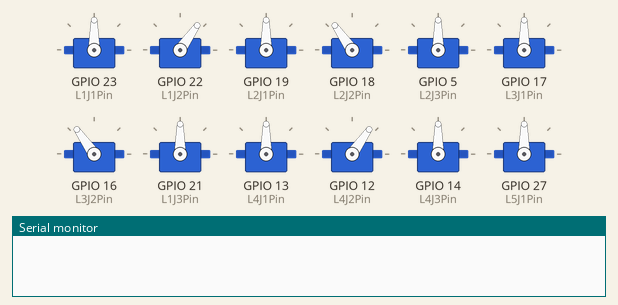
The program below on a simulated ESP32. Parts: 12 × servo, the last lines printed to the serial monitor.

Above: at 0.4 s.
At 2.5 s:
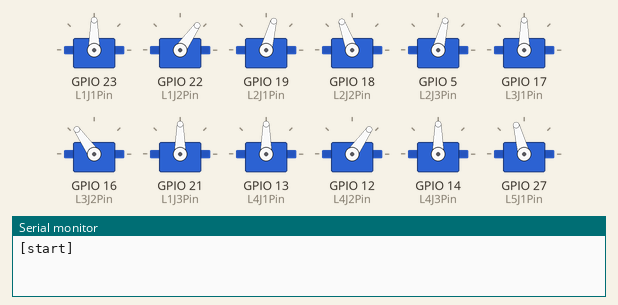
At 3.4 s:
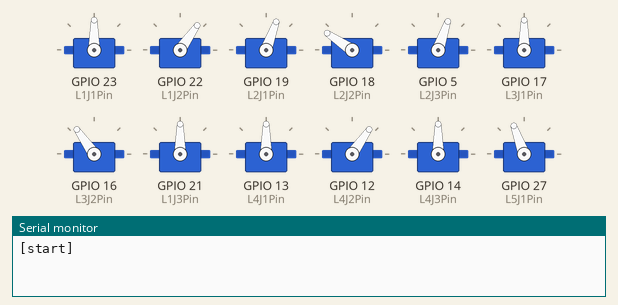
At 4.0 s:
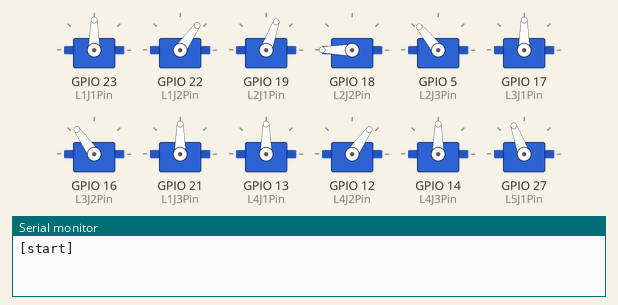
At 4.5 s:
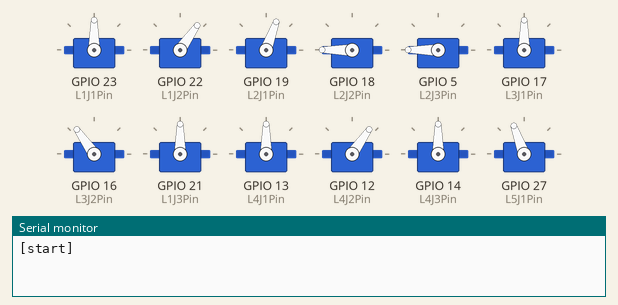
Timing chart, 0 to 6.0 s (numbered marks = the images above):
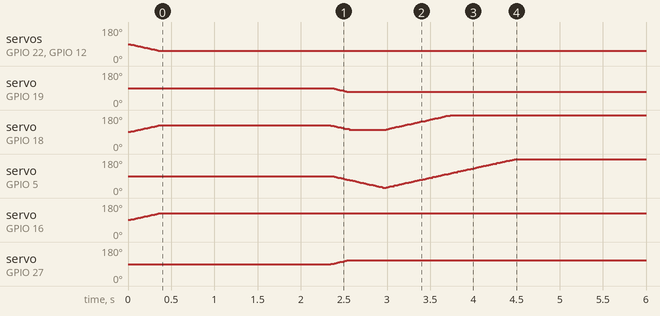

The program:

main.cpp
```cpp
// CO-ORDINATE SYSTEM
//          x
//          ^
//          |
//          |
// y <------o
// +ve z = OUT OF SCREEN

// LEG CONFIGURATION
//
//        FRONT
// L3-------|-------L4
// L2-------|-------L5
// L1-------|-------L6
//
// https://youtu.be/HjmIOKSp7v4
//
#include <Arduino.h>
#ifdef ESP32
#include <ESP32Servo.h>
#endif

// Debug
#define DEBUG
#ifdef DEBUG
#define DEBUG_PRINTL(x) Serial.println(x)
#define DEBUG_PRINT(x) Serial.print(x)
#else
#define DEBUG_PRINTL(x)
#define DEBUG_PRINT(x)
#endif

// Constants
const double J1L = 33.0;
const double J2L = 46.0;
const double J3L = 82.0;

const double Y_Rest = 40.0;
const double Z_Rest = -48.0;

const double J3_LegAngle = 10;
const double lines[][3] = {{0.0, 0.0, 0.0},

                           {-30.0, 40.0, 20.0},
                           {-30.0, 40.0, -20.0},
                           {60.0, 40.0, -20.0},
                           {60.0, 60.0, 20.0},

                           {-30.0, 30.0, 20.0},
                           {-30.0, 30.0, -20.0},
                           {60.0, 30.0, -20.0},
                           {60.0, 50.0, 20.0},

                           {-30.0, 20.0, 20.0},
                           {-30.0, 20.0, -20.0},
                           {60.0, 20.0, -20.0},
                           {60.0, 40.0, 20.0},

                           {-30.0, 10.0, 20.0},
                           {-30.0, 10.0, -20.0},
                           {60.0, 10.0, -20.0},
                           {60.0, 30.0, 20.0},

                           {-30.0, 0.0, 20.0},
                           {-30.0, 0.0, -20.0},
                           {60.0, 0.0, -20.0},
                           {60.0, 20.0, 20.0},

                           {-30.0, 40.0, 20.0},
                           {-30.0, 40.0, -20.0},
                           {-30.0, 0.0, -20.0},
                           {-30.0, 20.0, 20.0},

                           {-20.0, 40.0, 20.0},
                           {-20.0, 40.0, -20.0},
                           {-20.0, 0.0, -20.0},
                           {-20.0, 20.0, 20.0},

                           {-10.0, 40.0, 20.0},
                           {-10.0, 40.0, -20.0},
                           {-10.0, 0.0, -20.0},
                           {-10.0, 20.0, 20.0},

                           {0.0, 40.0, 20.0},
                           {0.0, 40.0, -20.0},
                           {0.0, 0.0, -20.0},
                           {0.0, 20.0, 20.0},

                           {10.0, 40.0, 20.0},
                           {10.0, 40.0, -20.0},
                           {10.0, 0.0, -20.0},
                           {10.0, 20.0, 20.0},

                           {20.0, 40.0, 0.0},
                           {20.0, 40.0, -20.0},
                           {20.0, 0.0, -20.0},
                           {20.0, 20.0, 0.0},

                           {30.0, 40.0, 0.0},
                           {30.0, 40.0, -20.0},
                           {30.0, 0.0, -20.0},
                           {30.0, 20.0, 0.0},

                           {40.0, 40.0, 0.0},
                           {40.0, 40.0, -20.0},
                           {40.0, 0.0, -20.0},
                           {40.0, 20.0, 0.0},

                           {50.0, 40.0, 0.0},
                           {50.0, 40.0, -20.0},
                           {50.0, 0.0, -20.0},
                           {50.0, 20.0, 0.0},

                           {60.0, 40.0, 0.0},
                           {60.0, 40.0, -20.0},
                           {60.0, 0.0, -20.0},
                           {60.0, 20.0, 0.0},

                           {0.0, 0.0, 0.0}};

// ##### ##### ##### ##### ##### ##### ##### ##### ##### JOINT CLASS
class Joint {
 private:
  int angle;
  unsigned long prevTime;

 public:
  bool Inverted;
  int8_t AngleOffset;

  // CTOR
  Joint() :angle(90),Inverted(false),AngleOffset(0){
  }

  // Methods
  void Setup(uint8_t Pin, bool I = false, int8_t Ao = 0) {
    _Pin = Pin;
    Inverted = I;
    AngleOffset = Ao;
    _Servo.attach(_Pin, 500, 2500);
    _Servo.write(angle = 90);
    prevTime = millis();
  }

  bool Update(int targetAngle, unsigned long __angleTimeGap = 10) {
    //Serial.println(targetAngle);
    if (angle == targetAngle) {
      return true;
    }

    if (millis() - prevTime >= __angleTimeGap) {
      prevTime = millis();
      if (targetAngle < angle) {
        angle--;
        if (angle < 0) angle = 0;
      } else {
        angle++;
        if (angle > 180) angle = 180;
      }
      if (Inverted) {
        _Servo.write(180 - angle + AngleOffset);
      } else {
        _Servo.write(angle + AngleOffset);
      }
    }
    return false;
  }

 private:
  // Variables
  Servo _Servo;
  uint8_t _Pin;
};

// ##### ##### ##### ##### ##### ##### ##### ##### ##### LEG CLASS
class Leg {
 public:
  // CTOR
  Leg(): doIK(true),_LegAngle(0) {
  }

  // THE OFFSETS ALLOW ALL THE LEGS TO 'REST'
  // AT THE SAME PLACE RELATIVE TO J1, THE ANGLE
  // ALLOWS THEM TO MOVE IN THE SAME XY PLANE
  void Setup(double Angle=0) {
    _LegAngle = Angle;
    doIK = true;
  }

  bool CartesianMove(double X, double Y, double Z, Joint *Joint1, Joint *Joint2, Joint *Joint3) {
    if (doIK) {
      // Apply XYZ Offsets
      Y += Y_Rest;
      Z += Z_Rest;

      // Pivot by angle
      if (_LegAngle != 0) {
        double aR = _LegAngle / (180 / PI);
        double xn = ((X * cos(aR)) - (Y * sin(aR)));
        double yn = ((Y * cos(aR)) + (X * sin(aR)));

        X = xn;
        Y = yn;
      }
      // CALCULATE INVERSE KINEMATIC SOLUTION
      J1 = atan(X / Y) * (180 / PI);
      double H = sqrt((Y * Y) + (X * X))+J1L;
      double L = sqrt((H * H) + (Z * Z));
      J3 = acos(((J2L * J2L) + (J3L * J3L) - (L * L)) / (2 * J2L * J3L)) * (180 / PI);
      double B = acos(((L * L) + (J2L * J2L) - (J3L * J3L)) / (2 * L * J2L)) * (180 / PI);
      double A = atan(Z / H) * (180 / PI);  // BECAUSE Z REST IS NEGATIVE, THIS RETURNS A NEGATIVE VALUE
      J2 = (B + A);                         // BECAUSE 'A' IS NEGATIVE AT REST WE NEED TO INVERT '-' TO '+'
      doIK = false;
    }
    //
    bool l = true;
    if (!doIK) {
      l &= Joint1->Update(90 - J1);
      l &= Joint2->Update(90 - J2);
      l &= Joint3->Update(J3 + J3_LegAngle);
      if (l) doIK = true;
    }

    return l;
  }

 private:
  // Variables
  double _LegAngle;
  bool doIK;
  double J1;
  double J2;
  double J3;
};

// ##### ##### ##### ##### ##### ##### ##### ##### ##### MAIN
// Servo pins
#ifdef ESP32
#define L1J1Pin 23
#define L1J2Pin 22
#define L1J3Pin L3J3Pin

#define L2J1Pin 19
#define L2J2Pin 18
#define L2J3Pin 5

#define L3J1Pin 17
#define L3J2Pin 16
#define L3J3Pin 21

#define L4J1Pin 13
#define L4J2Pin 12
#define L4J3Pin 14

#define L5J1Pin 27
#define L5J2Pin 26
#define L5J3Pin 25

#define L6J1Pin 4
#define L6J2Pin 2
#define L6J3Pin L4J3Pin
#endif // ESP32

// Legs
Leg L1;
Leg L2;
Leg L3;
Leg L4;
Leg L5;
Leg L6;

// Joints
Joint L1J1;
Joint L1J2;

Joint L2J1;
Joint L2J2;
Joint L2J3;

Joint L3J1;
Joint L3J2;
Joint L3J3;

Joint L4J1;
Joint L4J2;
Joint L4J3;

Joint L5J1;
Joint L5J2;
Joint L5J3;

Joint L6J1;
Joint L6J2;

// Joint Variables
double AXAct = 0.0;
double AYAct = 0.0;
double AZAct = 0.0;

uint8_t commandStep = 0;

void loop() {
  const int lastLine = 61;
  bool stepComplete = true;

  // stepComplete &= L1.CartesianMove(AXAct, AYAct, AZAct, &L1J1, &L1J2, &L4J3);
  stepComplete &= L2.CartesianMove(AXAct, AYAct, AZAct, &L2J1, &L2J2, &L2J3);
  // stepComplete &= L3.CartesianMove(AXAct, AYAct, AZAct, &L3J1, &L3J2, &L3J3);
  // stepComplete &= L4.CartesianMove(AXAct, AYAct, AZAct, &L4J1, &L4J2, &L4J3);
  stepComplete &= L5.CartesianMove(AXAct, AYAct, AZAct, &L5J1, &L5J2, &L5J3);
  // stepComplete &= L6.CartesianMove(AXAct, AYAct, AZAct, &L6J1, &L6J2, &L3J3);

  if (stepComplete) {
    commandStep++;
    if (commandStep > lastLine) {
      commandStep = 0;
      while (1)
        ;
      return;
    }
    AXAct = lines[commandStep][0];
    AYAct = lines[commandStep][1];
    AZAct = lines[commandStep][2];
    // DEBUG_PRINT("xMove: ");
    // DEBUG_PRINTL(AXAct);
    // DEBUG_PRINT("yMove: ");
    // DEBUG_PRINTL(AYAct);
    // DEBUG_PRINT("zMove: ");
    // DEBUG_PRINTL(AZAct);
    // DEBUG_PRINTL("");
  }
}

void setup() {
// Debug
#ifdef DEBUG
  Serial.begin(115200);
#endif
  // THE FIRST VALUE IS THE PIN
  // THE SECOND VALUE IS TO INVERT THE JOINT
  // THE LAST VALUE IS AN OFFSET TO ACCOUNT FOR ASSEMBLY DIFFERENCES AND OFF CENTRE WEIGHT,
  // THIS SHOULDN'T BE NEEDED FOR STRONG SERVOS WITH ACCURATE CONSTRUCTION.

  // all servos at 90 degree after setup
  L1J1.Setup(L1J1Pin);
  L1J2.Setup(L1J2Pin);

  L2J1.Setup(L2J1Pin, true);
  L2J2.Setup(L2J2Pin, true);
  L2J3.Setup(L2J3Pin, true);

  L3J1.Setup(L3J1Pin, true);
  L3J2.Setup(L3J2Pin, true);
  L3J3.Setup(L3J3Pin, true);

  L4J1.Setup(L4J1Pin);
  L4J2.Setup(L4J2Pin);
  L4J3.Setup(L4J3Pin);

  L5J1.Setup(L5J1Pin);
  L5J2.Setup(L5J2Pin);
  L5J3.Setup(L5J3Pin);

  L6J1.Setup(L6J1Pin,true);
  L6J2.Setup(L6J2Pin,true);
  // while (1)
  //   ;

  // L1.Setup();
  // L2.Setup();
  // L3.Setup();
  // L4.Setup();
  // L5.Setup();
  // L6.Setup();

  // Stand Up
  bool l = false;
  while (!l) {
    l = true;
    l &= L1.CartesianMove(0, 0, 0, &L1J1, &L1J2, &L4J3);
    l &= L2.CartesianMove(0, 0, 0, &L2J1, &L2J2, &L2J3);
    l &= L3.CartesianMove(0, 0, 0, &L3J1, &L3J2, &L3J3);
    l &= L4.CartesianMove(0, 0, 0, &L4J1, &L4J2, &L4J3);
    l &= L5.CartesianMove(0, 0, 0, &L5J1, &L5J2, &L5J3);
    l &= L6.CartesianMove(0, 0, 0, &L6J1, &L6J2, &L3J3);
  }
  delay(2000);
#ifdef DEBUG
  Serial.println("[start]");
#endif
  // while (1)
  //   ;
}
```

Measured:
- by itself, servo on GPIO 19 (L2J1Pin): moves from 90° to 70° over 0.21 s
- by itself, servo on GPIO 27 (L5J1Pin): moves from 90° to 110° over 0.21 s
